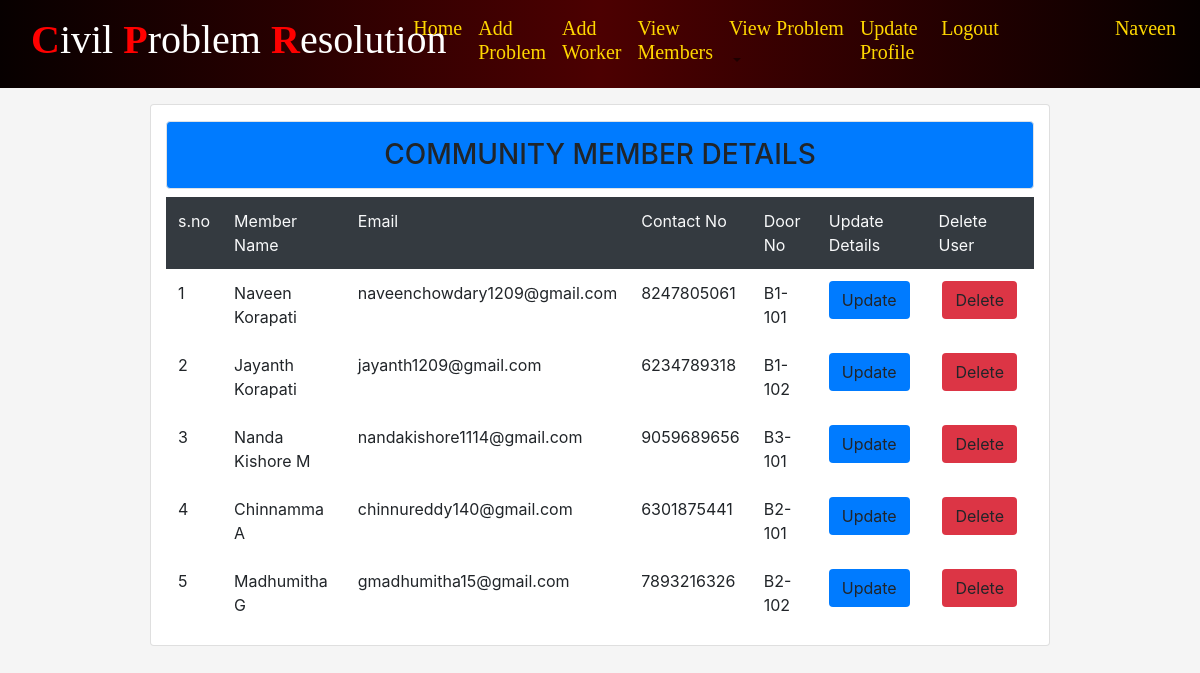
Screenshot of /mview/ (signed in) with the database file from the repository.
### CPRapp/models.py (models this page shows, shortened)
class Member(models.Model):
	mname=models.CharField(max_length=200)
	memail=models.EmailField(max_length=200)
	mcno=models.CharField(max_length=10,default='')
	mdoorno=models.CharField(max_length=200)
	mimage=models.ImageField(null=True,blank=True)

### CPRapp/views.py (the view)
# urls.py: path('mview/',views.memview,name="memview"),
@login_required
def memview(rq):
	d=Member.objects.all()
	return render(rq,'html/memview.html',{'d':d})

### CPRapp/templates/html/memview.html (shortened to what this page needs)
{% extends 'html/base.html' %}
{% block content %}
<div class="card col-md-9 mt-3 mx-auto"><h3 class="p-3 bg-primary text-center
mt-3 border rounded">COMMUNITY MEMBER DETAILS</h3>
	<table class="table table-borderless table-hover">
		<tr class="bg-dark text-light">
			<td>s.no</td>
			<td>Member Name</td>
			<td>Email</td>
			<td>Contact No</td>
			<td>Door No</td>
			<td>Update Details</td>
			<td>Delete User</td>
		</tr>
		{% for i in d %}
		<tr>
			<td>{{forloop.counter}}</td>
			<td>{{i.mname}}</td>
			<td>{{i.memail}}</td>
			<td>{{i.mcno}}</td>
			<td>{{i.mdoorno}}</td>
			<td><a class=" btn bg-primary rounded" href="{% url 'cmupdate' i.id%}">Update</a></td>
			<td><a class="btn bg-danger rounded mx-1" href="{% url 'memdlt' i.id%}">Delete</a></td>
		</tr>
		{% endfor %}
	</table>
</div>
{% endblock %}

### CPRapp/templates/html/navbar.html (shortened to what this page needs)
{% load static %}
<nav class="navbar navbar-expand-lg navbar-light nav-bk4">
  <div class="col-md-4"><a class="navbar-brand" href="{% url 'hm' %}">
    <h1 style="font-family:Verdana Bold; color:white;"><strong style="color:Red">C</strong>ivil <strong style="color:Red">P</strong>roblem <strong style="color:Red">R</strong>esolution</h1>
  </a></div>
 <div class="collapse navbar-collapse" id="collapsibleNavbar">
    <ul class="navbar-nav ">
    {% if not user.is_authenticated %}
    <li class="nav-item">
      <a class="nav-link" href="{% url 'hm' %}"><h3 style="color:Gold; font-family:Verdana Bold;">Home</h3></a>
    </li>
    <li class="nav-item">
      <a class="nav-link" href="{% url 'about' %}"><h3 style="color:Gold; font-family:Verdana Bold;">About</h3></a>
    </li>
    <li class="nav-item">
      <a class="nav-link" href="{% url 'contact' %}"><h3 style="color:Gold; font-family:Verdana Bold;">Contact Us</h3></a>
    </li>
    <li class="nav-item">
      <a class="nav-link" href="{% url 'achievements' %}"><h3 style="color:Gold; font-family:Verdana Bold;">Achievements</h3></a>
    </li>
    <li></li>
    <li class="nav-item">
      <a class="nav-link" href="{% url 'ulog' %}"><h3 style="color:Gold; font-family:Verdana Bold;">Login Here</h3></a>
    </li>
    <li></li>
    <li class="nav-item">
      <a class="nav-link" href="{% url 'reg' %}"><h3 style="color:Gold; font-family:Verdana Bold;">New User</h3></a>
    </li>
    <!-- <li class="nav-item">
      <a class="nav-link" href="{% url 'alog' %}"><h3 style="color:Gold; font-family:Verdana Bold;">Admin Login</h3></a>
    </li> -->
    <div class="col-sm-2 mx-auto"><img src="{% static 'images/lion.png' %}" alt="lion" style="margin-left :100px;width:50px;height:50px;border-radius:50%;background-color:transparent;">
  <Strong style="font-family:Brush Script MT;color:aqua;font-size:25px;margin-left:100px">Orion</Strong>
  </div>
    {% else %}
      {% if user.is_superuser %}
          <li class="nav-item">
          <a class="nav-link" href="{% url 'dash' %}"><h6 style="color:Gold; font-family:Verdana Bold;">Home</h6></a>
          </li>
          <li class="nav-item">
          <a class="nav-link" href="{% url 'newmem' %}"><h6 style="color:Gold; font-family:Verdana Bold;">Add New Member</h6></a>
          </li>
          <li class="dropdown">
                <a type="button" class="nav-link dropdown-toggle" data-toggle="dropdown">
                <h6 style="color:Gold; font-family:Verdana Bold;">Workers</h6>
              </a>
              <div class="dropdown-menu">
                <a class="nav-link" href="{% url 'addwork' %}"><h5 style="color:black; font-family:Verdana Bold;">Add Worker</h5></a>
                <a class="nav-link" href="{% url 'workview' %}"><h5 style="color:black; font-family:Verdana Bold;">View Worker</h5></a>
              </div>
        </li>
        <li class="dropdown">
                <a type="button" class="nav-link dropdown-toggle" data-toggle="dropdown">
                <h6 style="color:Gold; font-family:Verdana Bold;">BlockManagers</h6>
              </a>
              <div class="dropdown-menu">
                <a class="nav-link" href="{% url 'addfm' %}"><h6 style="color:black; font-family:Verdana Bold;">Add BlockManagers</h5></a>
                <a class="nav-link" href="{% url 'fmview' %}"><h6 style="color:black; font-family:Verdana Bold;">View BlockManagers</h5></a>
              </div>
        </li>
          <li class="nav-item">
          <a class="nav-link" href="{% url 'userview' %}"><h6 style="color:Gold; font-family:Verdana Bold;">View Users</h6></a>
          </li>
          <li class="nav-item">
          <a class="nav-link" href="{% url 'memview' %}"><h6 style="color:Gold; font-family:Verdana Bold;">View Members</h6></a>
          </li>
          <li class="dropdown">
                <a type="button" class="nav-link dropdown-toggle" data-toggle="dropdown">
                <h6 style="color:Gold; font-family:Verdana Bold;">Problems</h6>
              </a>
              <div class="dropdown-menu">
                <a class="dropdown-item" href="{% url 'pns' %}"><h5 style="color:black; font-family:Verdana Bold;">Problems Not Solved</h5></a>
                <a class="dropdown-item" href="{% url 'pis' %}"><h5 style="color:black; font-family:Verdana Bold;">Problems in Progress</h5></a>
                <a class="dropdown-item" href="{% url 'ps' %}"><h5 style="color:black; font-family:Verdana Bold;">Problems Resolved</h5></a>
                <a class="dropdown-item" href="{% url 'allpro' %}"><h5 style="color:black; font-family:Verdana Bold;">View All Problems</h5></a>
              </div>
        </li>
        <li class="nav-item">
          <a class="nav-link" href="{% url 'contview' %}"><h6 style="color:Gold; font-family:Verdana Bold;">View Contact</h6></a>
        </li>
        <li class="nav-item">
            <a class="nav-link" href="{% url 'logo' %}"><h6 style="color:Gold; font-family:Verdana Bold;">Logout</h6></a>
        </li>
        <li class="nav-item" style="margin-left:70px">
            <a class="nav-link" href="#"><h4 style="color:Gold; font-family:Verdana Bold;">{{request.user.username}}</h4></a>
        </li>
      {% else %}
          <li class="nav-item">
            <a class="nav-link" href="{% url 'dash' %}"><h5 style="color:Gold; font-family:Verdana Bold;">Home</h5></a>
          </li>
          <li class="nav-item">
            <a class="nav-link" href="{% url 'addpro' %}"><h5 style="color:Gold; font-family:Verdana Bold;">Add Problem</h5></a>
          </li>
          <li class="nav-item">
            <a class="nav-link" href="{% url 'addwork' %}"><h5 style="color:Gold; font-family:Verdana Bold;">Add Worker</h5></a>
          </li>
          <li class="nav-item">
            <a class="nav-link" href="{% url 'memview' %}"><h5 style="color:Gold; font-family:Verdana Bold;">View Members</h5></a>
          </li>
          <li class="dropdown">
                <a type="button" class="nav-link dropdown-toggle" data-toggle="dropdown">
                <h5 style="color:Gold; font-family:Verdana Bold;">View Problem</h5>
              </a>
        </li>
        <li class="nav-item">
            <a class="nav-link" href="{% url 'upf' %}"><h5 style="color:Gold; font-family:Verdana Bold;">Update Profile</h5></a>
        </li>
        <li class="nav-item">
            <a class="nav-link" href="{% url 'logo' %}"><h5 style="color:Gold; font-family:Verdana Bold;">Logout</h5></a>
        </li>
        <li class="nav-item" style="margin-left:100px">
            <a class="nav-link" href="#"><h5 style="color:Gold; font-family:Verdana Bold;">{{request.user.username}}</h5></a>
        </li>
      {% endif %}
{% endif %}
</ul>
</div>
</nav>

### CPRapp/templates/html/navbar.html (style rules this page uses)
.nav-bk4 { background: #070000; background: -webkit-linear-gradient(to right, #070000, #4C0001, #070000); background: linear-gradient(to right, #070000, #4C0001, #070000); }

### rows the page displays
Member: mname "Naveen Korapati", memail "naveenchowdary1209@gmail.com", mcno "8247805061", mdoorno "B1-101"
Member: mname "Jayanth Korapati", memail "jayanth1209@gmail.com", mcno "6234789318", mdoorno "B1-102"
Member: mname "Nanda Kishore M", memail "nandakishore1114@gmail.com", mcno "9059689656", mdoorno "B3-101"
Member: mname "Chinnamma A", memail "chinnureddy140@gmail.com", mcno "6301875441", mdoorno "B2-101"
Member: mname "Madhumitha G", memail "gmadhumitha15@gmail.com", mcno "7893216326", mdoorno "B2-102"

### other values shown
{{ request.user.username }} "Naveen"
